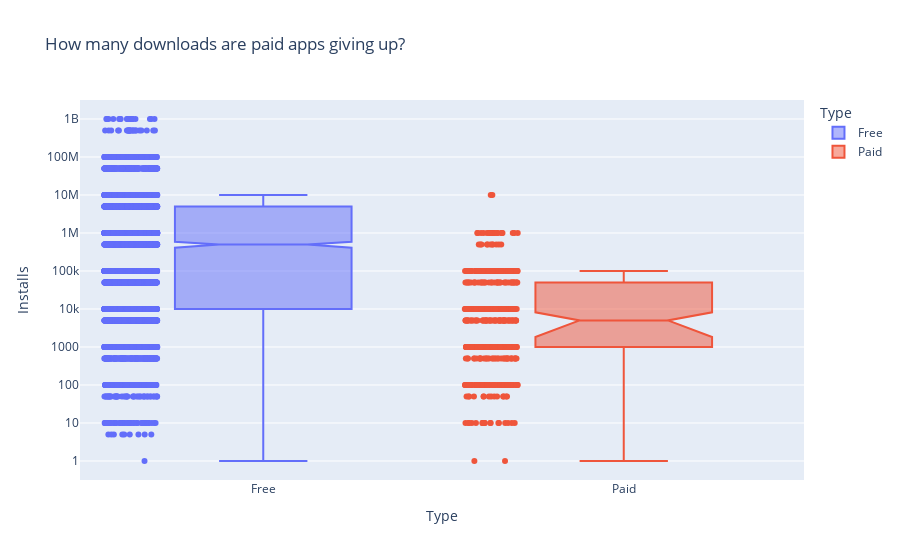

The code cell stored with this chart in its notebook:
### Markdown cell above
# Plotly Box Plots: Lost Downloads for Paid Apps

**Challenge**: Create a box plot that shows the number of Installs for free versus paid apps. How does the median number of installations compare? Is the difference large or small?

Use the [Box Plots Guide](https://plotly.com/python/box-plots/) and the [.box API reference](https://plotly.com/python-api-reference/generated/plotly.express.box.html) to create the following chart. 

<img src=https://imgur.com/uVsECT3.png>

### Code cell
box=px.box(df_apps_clean,y='Installs', x='Type', color='Type', 
           notched=True, points='all', title='How many downloads are paid apps giving up?')
box.update_layout(yaxis=dict(type='log'))
box.show()

### Figure 1 — Plotly figure (JSON) as saved in the notebook; plotly's stock layout.template omitted (floating-point values rounded to 4 significant figures; data arrays with more than 128 entries replaced by an {"elided": "..."} marker saying what was removed)
{"data": [{"alignmentgroup": "True", "boxpoints": "all", "hovertemplate": "Type=%{x}<br>Installs=%{y}<extra></extra>", "legendgroup": "Free", "marker": {"color": "#636efa"}, "name": "Free", "notched": true, "offsetgroup": "Free", "orientation": "v", "showlegend": true, "type": "box", "x": {"elided": "7595 str values"}, "x0": " ", "xaxis": "x", "y": {"elided": "7595 int values"}, "y0": " ", "yaxis": "y"}, {"alignmentgroup": "True", "boxpoints": "all", "hovertemplate": "Type=%{x}<br>Installs=%{y}<extra></extra>", "legendgroup": "Paid", "marker": {"color": "#EF553B"}, "name": "Paid", "notched": true, "offsetgroup": "Paid", "orientation": "v", "showlegend": true, "type": "box", "x": {"elided": "589 str values"}, "x0": " ", "xaxis": "x", "y": {"elided": "589 int values"}, "y0": " ", "yaxis": "y"}], "layout": {"autosize": true, "boxmode": "overlay", "legend": {"title": {"text": "Type"}, "tracegroupgap": 0}, "title": {"text": "How many downloads are paid apps giving up?"}, "xaxis": {"anchor": "y", "autorange": true, "categoryarray": ["Free", "Paid"], "categoryorder": "array", "domain": [0, 1], "range": [-0.5066, 1.5], "title": {"text": "Type"}, "type": "category"}, "yaxis": {"anchor": "x", "autorange": true, "domain": [0, 1], "range": [-0.5, 9.5], "title": {"text": "Installs"}, "type": "log"}}}
